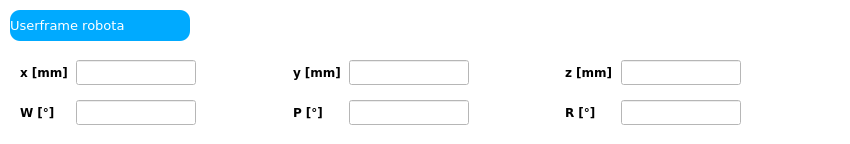
          <widget class="QWidget" name="widget_4" native="true">
           <property name="minimumSize">
            <size>
             <width>850</width>
             <height>100</height>
            </size>
           </property>
           <property name="maximumSize">
            <size>
             <width>900</width>
             <height>150</height>
            </size>
           </property>
           <property name="styleSheet">
            <string notr="true">background-color: rgb(255, 255, 255);</string>
           </property>
           <widget class="QWidget" name="horizontalLayoutWidget_12">
            <property name="geometry">
             <rect>
              <x>10</x>
              <y>50</y>
              <width>741</width>
              <height>45</height>
             </rect>
            </property>
            <layout class="QHBoxLayout" name="horizontalLayout_15">
             <property name="leftMargin">
              <number>10</number>
             </property>
             <property name="topMargin">
              <number>10</number>
             </property>
             <property name="rightMargin">
              <number>10</number>
             </property>
             <property name="bottomMargin">
              <number>10</number>
             </property>
             <item>
              <widget class="QLabel" name="label_30">
               <property name="minimumSize">
                <size>
                 <width>50</width>
                 <height>25</height>
                </size>
               </property>
               <property name="maximumSize">
                <size>
                 <width>80</width>
                 <height>35</height>
                </size>
               </property>
               <property name="font">
                <font>
                 <family>Verdana</family>
                 <bold>true</bold>
                </font>
               </property>
               <property name="styleSheet">
                <string notr="true"/>
               </property>
               <property name="text">
                <string>x [mm]</string>
               </property>
              </widget>
             </item>
             <item>
              <widget class="QLineEdit" name="lineEdit_13">
               <property name="minimumSize">
                <size>
                 <width>120</width>
                 <height>25</height>
                </size>
               </property>
               <property name="maximumSize">
                <size>
                 <width>150</width>
                 <height>35</height>
                </size>
               </property>
              </widget>
             </item>
             <item>
              <spacer name="horizontalSpacer_10">
               <property name="orientation">
                <enum>Qt::Orientation::Horizontal</enum>
               </property>
               <property name="sizeHint" stdset="0">
                <size>
                 <width>40</width>
                 <height>20</height>
                </size>
               </property>
              </spacer>
             </item>
             <item>
              <widget class="QLabel" name="label_31">
               <property name="minimumSize">
                <size>
                 <width>50</width>
                 <height>25</height>
                </size>
               </property>
               <property name="maximumSize">
                <size>
                 <width>80</width>
                 <height>35</height>
                </size>
               </property>
               <property name="font">
                <font>
                 <family>Verdana</family>
                 <bold>true</bold>
                </font>
               </property>
               <property name="styleSheet">
                <string notr="true"/>
               </property>
               <property name="text">
                <string>y [mm]</string>
               </property>
              </widget>
             </item>
             <item>
              <widget class="QLineEdit" name="lineEdit_14">
               <property name="minimumSize">
                <size>
                 <width>120</width>
                 <height>25</height>
                </size>
               </property>
               <property name="maximumSize">
                <size>
                 <width>150</width>
                 <height>35</height>
                </size>
               </property>
              </widget>
             </item>
             <item>
              <spacer name="horizontalSpacer_11">
               <property name="orientation">
                <enum>Qt::Orientation::Horizontal</enum>
               </property>
               <property name="sizeHint" stdset="0">
                <size>
                 <width>40</width>
                 <height>20</height>
                </size>
               </property>
              </spacer>
             </item>
             <item>
              <widget class="QLabel" name="label_32">
               <property name="minimumSize">
                <size>
                 <width>50</width>
                 <height>25</height>
                </size>
               </property>
               <property name="maximumSize">
                <size>
                 <width>80</width>
                 <height>35</height>
                </size>
               </property>
               <property name="font">
                <font>
                 <family>Verdana</family>
                 <bold>true</bold>
                </font>
               </property>
               <property name="styleSheet">
                <string notr="true"/>
               </property>
               <property name="text">
                <string>z [mm]</string>
               </property>
              </widget>
             </item>
             <item>
              <widget class="QLineEdit" name="lineEdit_15">
               <property name="minimumSize">
                <size>
                 <width>120</width>
                 <height>25</height>
                </size>
               </property>
               <property name="maximumSize">
                <size>
                 <width>150</width>
                 <height>35</height>
                </size>
               </property>
              </widget>
             </item>
            </layout>
           </widget>
           <widget class="QLabel" name="label_33">
            <property name="geometry">
             <rect>
              <x>10</x>
              <y>10</y>
              <width>180</width>
              <height>31</height>
             </rect>
            </property>
            <property name="minimumSize">
             <size>
              <width>150</width>
              <height>25</height>
             </size>
            </property>
            <property name="maximumSize">
             <size>
              <width>180</width>
              <height>35</height>
             </size>
            </property>
            <property name="font">
             <font>
              <family>Verdana</family>
              <pointsize>10</pointsize>
             </font>
            </property>
            <property name="styleSheet">
             <string notr="true">background-color: rgb(0, 170, 255);
color: rgb(255, 255, 255);
border-radius: 10px;</string>
            </property>
            <property name="text">
             <string>Userframe robota</string>
            </property>
           </widget>
           <widget class="QWidget" name="horizontalLayoutWidget_13">
            <property name="geometry">
             <rect>
              <x>10</x>
              <y>90</y>
              <width>741</width>
              <height>45</height>
             </rect>
            </property>
            <layout class="QHBoxLayout" name="horizontalLayout_16">
             <property name="leftMargin">
              <number>10</number>
             </property>
             <property name="topMargin">
              <number>10</number>
             </property>
             <property name="rightMargin">
              <number>10</number>
             </property>
             <property name="bottomMargin">
              <number>10</number>
             </property>
             <item>
              <widget class="QLabel" name="label_34">
               <property name="minimumSize">
                <size>
                 <width>50</width>
                 <height>25</height>
                </size>
               </property>
               <property name="maximumSize">
                <size>
                 <width>80</width>
                 <height>35</height>
                </size>
               </property>
               <property name="font">
                <font>
                 <family>Verdana</family>
                 <bold>true</bold>
                </font>
               </property>
               <property name="styleSheet">
                <string notr="true"/>
               </property>
               <property name="text">
                <string>W [°]</string>
               </property>
              </widget>
             </item>
             <item>
              <widget class="QLineEdit" name="lineEdit_16">
               <property name="minimumSize">
                <size>
                 <width>120</width>
                 <height>25</height>
                </size>
               </property>
               <property name="maximumSize">
                <size>
                 <width>150</width>
                 <height>35</height>
                </size>
               </property>
              </widget>
             </item>
             <item>
              <spacer name="horizontalSpacer_12">
               <property name="orientation">
                <enum>Qt::Orientation::Horizontal</enum>
               </property>
               <property name="sizeHint" stdset="0">
                <size>
                 <width>40</width>
                 <height>20</height>
                </size>
               </property>
              </spacer>
             </item>
             <item>
              <widget class="QLabel" name="label_35">
               <property name="minimumSize">
                <size>
                 <width>50</width>
                 <height>25</height>
                </size>
               </property>
               <property name="maximumSize">
                <size>
                 <width>80</width>
                 <height>35</height>
                </size>
               </property>
               <property name="font">
                <font>
                 <family>Verdana</family>
                 <bold>true</bold>
                </font>
               </property>
               <property name="styleSheet">
                <string notr="true"/>
               </property>
               <property name="text">
                <string>P [°]</string>
               </property>
              </widget>
             </item>
             <item>
              <widget class="QLineEdit" name="lineEdit_17">
               <property name="minimumSize">
                <size>
                 <width>120</width>
                 <height>25</height>
                </size>
               </property>
               <property name="maximumSize">
                <size>
                 <width>150</width>
                 <height>35</height>
                </size>
               </property>
              </widget>
             </item>
             <item>
              <spacer name="horizontalSpacer_13">
               <property name="orientation">
                <enum>Qt::Orientation::Horizontal</enum>
               </property>
               <property name="sizeHint" stdset="0">
                <size>
                 <width>40</width>
                 <height>20</height>
                </size>
               </property>
              </spacer>
             </item>
             <item>
              <widget class="QLabel" name="label_36">
               <property name="minimumSize">
                <size>
                 <width>50</width>
                 <height>25</height>
                </size>
               </property>
               <property name="maximumSize">
                <size>
                 <width>80</width>
                 <height>35</height>
                </size>
               </property>
               <property name="font">
                <font>
                 <family>Verdana</family>
                 <bold>true</bold>
                </font>
               </property>
               <property name="styleSheet">
                <string notr="true"/>
               </property>
               <property name="text">
                <string>R [°]</string>
               </property>
              </widget>
             </item>
             <item>
              <widget class="QLineEdit" name="lineEdit_18">
               <property name="minimumSize">
                <size>
                 <width>120</width>
                 <height>25</height>
                </size>
               </property>
               <property name="maximumSize">
                <size>
                 <width>150</width>
                 <height>35</height>
                </size>
               </property>
              </widget>
             </item>
            </layout>
           </widget>
          </widget>
